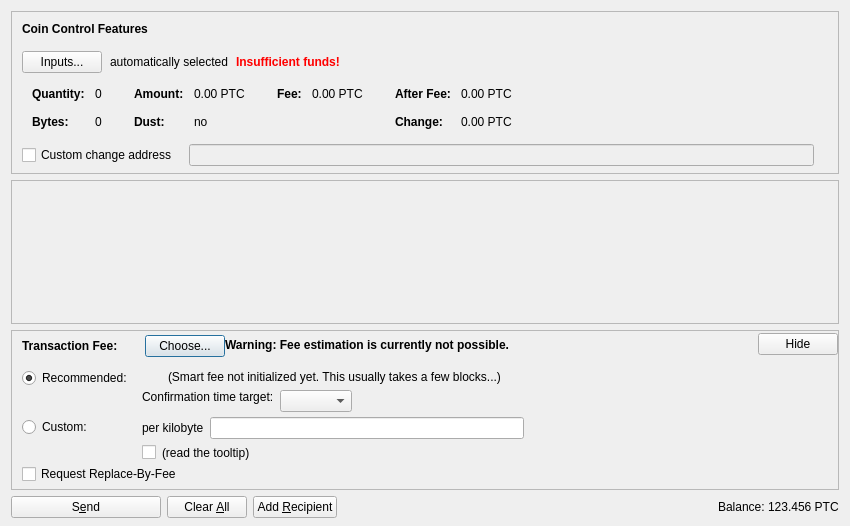
<?xml version="1.0" encoding="UTF-8"?>
<ui version="4.0">
 <class>SendCoinsDialog</class>
 <widget class="QDialog" name="SendCoinsDialog">
  <property name="geometry">
   <rect>
    <x>0</x>
    <y>0</y>
    <width>850</width>
    <height>526</height>
   </rect>
  </property>
  <property name="windowTitle">
   <string>Send Coins</string>
  </property>
  <layout class="QVBoxLayout" name="verticalLayout" stretch="0,1,0,0">
   <property name="bottomMargin">
    <number>8</number>
   </property>
   <item>
    <widget class="QFrame" name="frameCoinControl">
     <property name="sizePolicy">
      <sizepolicy hsizetype="Expanding" vsizetype="Expanding">
       <horstretch>0</horstretch>
       <verstretch>0</verstretch>
      </sizepolicy>
     </property>
     <property name="maximumSize">
      <size>
       <width>16777215</width>
       <height>16777215</height>
      </size>
     </property>
     <property name="frameShape">
      <enum>QFrame::StyledPanel</enum>
     </property>
     <property name="frameShadow">
      <enum>QFrame::Sunken</enum>
     </property>
     <layout class="QVBoxLayout" name="verticalLayoutCoinControl2">
      <property name="spacing">
       <number>0</number>
      </property>
      <property name="leftMargin">
       <number>0</number>
      </property>
      <property name="topMargin">
       <number>0</number>
      </property>
      <property name="rightMargin">
       <number>0</number>
      </property>
      <property name="bottomMargin">
       <number>6</number>
      </property>
      <item>
       <layout class="QVBoxLayout" name="verticalLayoutCoinControl" stretch="0,0,0,0,1">
        <property name="spacing">
         <number>0</number>
        </property>
        <property name="leftMargin">
         <number>10</number>
        </property>
        <property name="topMargin">
         <number>10</number>
        </property>
        <item>
         <layout class="QHBoxLayout" name="horizontalLayoutCoinControl1">
          <property name="bottomMargin">
           <number>15</number>
          </property>
          <item>
           <widget class="QLabel" name="labelCoinControlFeatures">
            <property name="sizePolicy">
             <sizepolicy hsizetype="Preferred" vsizetype="Maximum">
              <horstretch>0</horstretch>
              <verstretch>0</verstretch>
             </sizepolicy>
            </property>
            <property name="font">
             <font>
              <weight>75</weight>
              <bold>true</bold>
             </font>
            </property>
            <property name="styleSheet">
             <string notr="true">font-weight:bold;</string>
            </property>
            <property name="text">
             <string>Coin Control Features</string>
            </property>
           </widget>
          </item>
         </layout>
        </item>
        <item>
         <layout class="QHBoxLayout" name="horizontalLayoutCoinControl2" stretch="0,0,0,0">
          <property name="spacing">
           <number>8</number>
          </property>
          <property name="bottomMargin">
           <number>10</number>
          </property>
          <item>
           <widget class="QPushButton" name="pushButtonCoinControl">
            <property name="styleSheet">
             <string notr="true"/>
            </property>
            <property name="text">
             <string>Inputs...</string>
            </property>
            <property name="autoDefault">
             <bool>false</bool>
            </property>
           </widget>
          </item>
          <item>
           <widget class="QLabel" name="labelCoinControlAutomaticallySelected">
            <property name="text">
             <string>automatically selected</string>
            </property>
            <property name="margin">
             <number>5</number>
            </property>
           </widget>
          </item>
          <item>
           <widget class="QLabel" name="labelCoinControlInsuffFunds">
            <property name="font">
             <font>
              <weight>75</weight>
              <bold>true</bold>
             </font>
            </property>
            <property name="styleSheet">
             <string notr="true">color:red;font-weight:bold;</string>
            </property>
            <property name="text">
             <string>Insufficient funds!</string>
            </property>
            <property name="margin">
             <number>5</number>
            </property>
           </widget>
          </item>
          <item>
           <spacer name="horizontalSpacerCoinControl">
            <property name="orientation">
             <enum>Qt::Horizontal</enum>
            </property>
            <property name="sizeHint" stdset="0">
             <size>
              <width>40</width>
              <height>1</height>
             </size>
            </property>
           </spacer>
          </item>
         </layout>
        </item>
        <item>
         <widget class="QWidget" name="widgetCoinControl" native="true">
          <property name="sizePolicy">
           <sizepolicy hsizetype="Preferred" vsizetype="Preferred">
            <horstretch>0</horstretch>
            <verstretch>0</verstretch>
           </sizepolicy>
          </property>
          <property name="minimumSize">
           <size>
            <width>0</width>
            <height>0</height>
           </size>
          </property>
          <property name="styleSheet">
           <string notr="true"/>
          </property>
          <layout class="QHBoxLayout" name="horizontalLayoutCoinControl5">
           <property name="leftMargin">
            <number>0</number>
           </property>
           <property name="topMargin">
            <number>0</number>
           </property>
           <property name="rightMargin">
            <number>0</number>
           </property>
           <property name="bottomMargin">
            <number>0</number>
           </property>
           <item>
            <layout class="QHBoxLayout" name="horizontalLayoutCoinControl3" stretch="0,0,0,1">
             <property name="spacing">
              <number>20</number>
             </property>
             <property name="topMargin">
              <number>0</number>
             </property>
             <property name="bottomMargin">
              <number>10</number>
             </property>
             <item>
              <layout class="QFormLayout" name="formLayoutCoinControl1">
               <property name="horizontalSpacing">
                <number>10</number>
               </property>
               <property name="verticalSpacing">
                <number>14</number>
               </property>
               <property name="leftMargin">
                <number>10</number>
               </property>
               <property name="topMargin">
                <number>4</number>
               </property>
               <property name="rightMargin">
                <number>6</number>
               </property>
               <item row="0" column="0">
                <widget class="QLabel" name="labelCoinControlQuantityText">
                 <property name="font">
                  <font>
                   <weight>75</weight>
                   <bold>true</bold>
                  </font>
                 </property>
                 <property name="text">
                  <string>Quantity:</string>
                 </property>
                 <property name="margin">
                  <number>0</number>
                 </property>
                </widget>
               </item>
               <item row="0" column="1">
                <widget class="QLabel" name="labelCoinControlQuantity">
                 <property name="cursor">
                  <cursorShape>IBeamCursor</cursorShape>
                 </property>
                 <property name="contextMenuPolicy">
                  <enum>Qt::ActionsContextMenu</enum>
                 </property>
                 <property name="text">
                  <string notr="true">0</string>
                 </property>
                 <property name="margin">
                  <number>0</number>
                 </property>
                 <property name="textInteractionFlags">
                  <set>Qt::LinksAccessibleByMouse|Qt::TextSelectableByKeyboard|Qt::TextSelectableByMouse</set>
                 </property>
                </widget>
               </item>
               <item row="1" column="0">
                <widget class="QLabel" name="labelCoinControlBytesText">
                 <property name="font">
                  <font>
                   <weight>75</weight>
                   <bold>true</bold>
                  </font>
                 </property>
                 <property name="text">
                  <string>Bytes:</string>
                 </property>
                </widget>
               </item>
               <item row="1" column="1">
                <widget class="QLabel" name="labelCoinControlBytes">
                 <property name="cursor">
                  <cursorShape>IBeamCursor</cursorShape>
                 </property>
                 <property name="contextMenuPolicy">
                  <enum>Qt::ActionsContextMenu</enum>
                 </property>
                 <property name="text">
                  <string notr="true">0</string>
                 </property>
                 <property name="textInteractionFlags">
                  <set>Qt::LinksAccessibleByMouse|Qt::TextSelectableByKeyboard|Qt::TextSelectableByMouse</set>
                 </property>
                </widget>
               </item>
              </layout>
             </item>
             <item>
              <layout class="QFormLayout" name="formLayoutCoinControl2">
               <property name="horizontalSpacing">
                <number>10</number>
               </property>
               <property name="verticalSpacing">
                <number>14</number>
               </property>
               <property name="leftMargin">
                <number>6</number>
               </property>
               <property name="topMargin">
                <number>4</number>
               </property>
               <property name="rightMargin">
                <number>6</number>
               </property>
               <item row="0" column="0">
                <widget class="QLabel" name="labelCoinControlAmountText">
                 <property name="font">
                  <font>
                   <weight>75</weight>
                   <bold>true</bold>
                  </font>
                 </property>
                 <property name="text">
                  <string>Amount:</string>
                 </property>
                 <property name="margin">
                  <number>0</number>
                 </property>
                </widget>
               </item>
               <item row="0" column="1">
                <widget class="QLabel" name="labelCoinControlAmount">
                 <property name="cursor">
                  <cursorShape>IBeamCursor</cursorShape>
                 </property>
                 <property name="contextMenuPolicy">
                  <enum>Qt::ActionsContextMenu</enum>
                 </property>
                 <property name="text">
                  <string notr="true">0.00 PTC</string>
                 </property>
                 <property name="textInteractionFlags">
                  <set>Qt::LinksAccessibleByMouse|Qt::TextSelectableByKeyboard|Qt::TextSelectableByMouse</set>
                 </property>
                </widget>
               </item>
               <item row="1" column="0">
                <widget class="QLabel" name="labelCoinControlLowOutputText">
                 <property name="font">
                  <font>
                   <weight>75</weight>
                   <bold>true</bold>
                  </font>
                 </property>
                 <property name="text">
                  <string>Dust:</string>
                 </property>
                </widget>
               </item>
               <item row="1" column="1">
                <widget class="QLabel" name="labelCoinControlLowOutput">
                 <property name="cursor">
                  <cursorShape>IBeamCursor</cursorShape>
                 </property>
                 <property name="contextMenuPolicy">
                  <enum>Qt::ActionsContextMenu</enum>
                 </property>
                 <property name="text">
                  <string notr="true">no</string>
                 </property>
                 <property name="textInteractionFlags">
                  <set>Qt::LinksAccessibleByMouse|Qt::TextSelectableByKeyboard|Qt::TextSelectableByMouse</set>
                 </property>
                </widget>
               </item>
              </layout>
             </item>
             <item>
              <layout class="QFormLayout" name="formLayoutCoinControl3">
               <property name="horizontalSpacing">
                <number>10</number>
               </property>
               <property name="verticalSpacing">
                <number>14</number>
               </property>
               <property name="leftMargin">
                <number>6</number>
               </property>
               <property name="topMargin">
                <number>4</number>
               </property>
               <property name="rightMargin">
                <number>6</number>
               </property>
               <item row="0" column="0">
                <widget class="QLabel" name="labelCoinControlFeeText">
                 <property name="font">
                  <font>
                   <weight>75</weight>
                   <bold>true</bold>
                  </font>
                 </property>
                 <property name="text">
                  <string>Fee:</string>
                 </property>
                 <property name="margin">
                  <number>0</number>
                 </property>
                </widget>
               </item>
               <item row="0" column="1">
                <widget class="QLabel" name="labelCoinControlFee">
                 <property name="cursor">
                  <cursorShape>IBeamCursor</cursorShape>
                 </property>
                 <property name="contextMenuPolicy">
                  <enum>Qt::ActionsContextMenu</enum>
                 </property>
                 <property name="text">
                  <string notr="true">0.00 PTC</string>
                 </property>
                 <property name="textInteractionFlags">
                  <set>Qt::LinksAccessibleByMouse|Qt::TextSelectableByKeyboard|Qt::TextSelectableByMouse</set>
                 </property>
                </widget>
               </item>
              </layout>
             </item>
             <item>
              <layout class="QFormLayout" name="formLayoutCoinControl4">
               <property name="horizontalSpacing">
                <number>10</number>
               </property>
               <property name="verticalSpacing">
                <number>14</number>
               </property>
               <property name="leftMargin">
                <number>6</number>
               </property>
               <property name="topMargin">
                <number>4</number>
               </property>
               <property name="rightMargin">
                <number>6</number>
               </property>
               <item row="0" column="0">
                <widget class="QLabel" name="labelCoinControlAfterFeeText">
                 <property name="font">
                  <font>
                   <weight>75</weight>
                   <bold>true</bold>
                  </font>
                 </property>
                 <property name="text">
                  <string>After Fee:</string>
                 </property>
                 <property name="margin">
                  <number>0</number>
                 </property>
                </widget>
               </item>
               <item row="0" column="1">
                <widget class="QLabel" name="labelCoinControlAfterFee">
                 <property name="cursor">
                  <cursorShape>IBeamCursor</cursorShape>
                 </property>
                 <property name="contextMenuPolicy">
                  <enum>Qt::ActionsContextMenu</enum>
                 </property>
                 <property name="text">
                  <string notr="true">0.00 PTC</string>
                 </property>
                 <property name="textInteractionFlags">
                  <set>Qt::LinksAccessibleByMouse|Qt::TextSelectableByKeyboard|Qt::TextSelectableByMouse</set>
                 </property>
                </widget>
               </item>
               <item row="1" column="0">
                <widget class="QLabel" name="labelCoinControlChangeText">
                 <property name="font">
                  <font>
                   <weight>75</weight>
                   <bold>true</bold>
                  </font>
                 </property>
                 <property name="text">
                  <string>Change:</string>
                 </property>
                </widget>
               </item>
               <item row="1" column="1">
                <widget class="QLabel" name="labelCoinControlChange">
                 <property name="cursor">
                  <cursorShape>IBeamCursor</cursorShape>
                 </property>
                 <property name="contextMenuPolicy">
                  <enum>Qt::ActionsContextMenu</enum>
                 </property>
                 <property name="text">
                  <string notr="true">0.00 PTC</string>
                 </property>
                 <property name="textInteractionFlags">
                  <set>Qt::LinksAccessibleByMouse|Qt::TextSelectableByKeyboard|Qt::TextSelectableByMouse</set>
                 </property>
                </widget>
               </item>
              </layout>
             </item>
            </layout>
           </item>
          </layout>
         </widget>
        </item>
        <item>
         <layout class="QHBoxLayout" name="horizontalLayoutCoinControl4" stretch="0,0,0">
          <property name="spacing">
           <number>12</number>
          </property>
          <property name="sizeConstraint">
           <enum>QLayout::SetDefaultConstraint</enum>
          </property>
          <property name="topMargin">
           <number>5</number>
          </property>
          <property name="rightMargin">
           <number>5</number>
          </property>
          <item>
           <widget class="QCheckBox" name="checkBoxCoinControlChange">
            <property name="toolTip">
             <string>If this is activated, but the change address is empty or invalid, change will be sent to a newly generated address.</string>
            </property>
            <property name="text">
             <string>Custom change address</string>
            </property>
           </widget>
          </item>
          <item>
           <widget class="QValidatedLineEdit" name="lineEditCoinControlChange">
            <property name="enabled">
             <bool>false</bool>
            </property>
            <property name="sizePolicy">
             <sizepolicy hsizetype="Expanding" vsizetype="Fixed">
              <horstretch>0</horstretch>
              <verstretch>0</verstretch>
             </sizepolicy>
            </property>
           </widget>
          </item>
          <item>
           <widget class="QLabel" name="labelCoinControlChangeLabel">
            <property name="sizePolicy">
             <sizepolicy hsizetype="Preferred" vsizetype="Expanding">
              <horstretch>0</horstretch>
              <verstretch>0</verstretch>
             </sizepolicy>
            </property>
            <property name="minimumSize">
             <size>
              <width>0</width>
              <height>0</height>
             </size>
            </property>
            <property name="text">
             <string/>
            </property>
            <property name="margin">
             <number>3</number>
            </property>
           </widget>
          </item>
         </layout>
        </item>
        <item>
         <spacer name="verticalSpacerCoinControl">
          <property name="orientation">
           <enum>Qt::Vertical</enum>
          </property>
          <property name="sizeHint" stdset="0">
           <size>
            <width>800</width>
            <height>1</height>
           </size>
          </property>
         </spacer>
        </item>
       </layout>
      </item>
     </layout>
    </widget>
   </item>
   <item>
    <widget class="QScrollArea" name="scrollArea">
     <property name="widgetResizable">
      <bool>true</bool>
     </property>
     <widget class="QWidget" name="scrollAreaWidgetContents">
      <property name="geometry">
       <rect>
        <x>0</x>
        <y>0</y>
        <width>830</width>
        <height>104</height>
       </rect>
      </property>
      <layout class="QVBoxLayout" name="verticalLayout_2" stretch="0,1">
       <property name="leftMargin">
        <number>0</number>
       </property>
       <property name="topMargin">
        <number>0</number>
       </property>
       <property name="rightMargin">
        <number>0</number>
       </property>
       <property name="bottomMargin">
        <number>0</number>
       </property>
       <item>
        <layout class="QVBoxLayout" name="entries">
         <property name="spacing">
          <number>6</number>
         </property>
        </layout>
       </item>
       <item>
        <spacer name="verticalSpacer">
         <property name="orientation">
          <enum>Qt::Vertical</enum>
         </property>
         <property name="sizeHint" stdset="0">
          <size>
           <width>20</width>
           <height>40</height>
          </size>
         </property>
        </spacer>
       </item>
      </layout>
     </widget>
    </widget>
   </item>
   <item>
    <widget class="QFrame" name="frameFee">
     <property name="sizePolicy">
      <sizepolicy hsizetype="Expanding" vsizetype="Expanding">
       <horstretch>0</horstretch>
       <verstretch>0</verstretch>
      </sizepolicy>
     </property>
     <property name="maximumSize">
      <size>
       <width>16777215</width>
       <height>16777215</height>
      </size>
     </property>
     <property name="frameShape">
      <enum>QFrame::StyledPanel</enum>
     </property>
     <property name="frameShadow">
      <enum>QFrame::Sunken</enum>
     </property>
     <layout class="QVBoxLayout" name="verticalLayoutFee1">
      <property name="spacing">
       <number>0</number>
      </property>
      <property name="leftMargin">
       <number>0</number>
      </property>
      <property name="topMargin">
       <number>0</number>
      </property>
      <property name="rightMargin">
       <number>0</number>
      </property>
      <property name="bottomMargin">
       <number>0</number>
      </property>
      <item>
       <layout class="QVBoxLayout" name="verticalLayoutFee2" stretch="0,0,0">
        <property name="spacing">
         <number>0</number>
        </property>
        <property name="leftMargin">
         <number>10</number>
        </property>
        <property name="topMargin">
         <number>0</number>
        </property>
        <item>
         <layout class="QHBoxLayout" name="horizontalLayoutFee1">
          <property name="bottomMargin">
           <number>0</number>
          </property>
          <item>
           <layout class="QVBoxLayout" name="verticalLayoutFee7">
            <property name="spacing">
             <number>0</number>
            </property>
            <item>
             <spacer name="verticalSpacerSmartFee">
              <property name="orientation">
               <enum>Qt::Vertical</enum>
              </property>
              <property name="sizeType">
               <enum>QSizePolicy::Fixed</enum>
              </property>
              <property name="sizeHint" stdset="0">
               <size>
                <width>1</width>
                <height>4</height>
               </size>
              </property>
             </spacer>
            </item>
            <item>
             <layout class="QHBoxLayout" name="horizontalLayoutSmartFee">
              <property name="spacing">
               <number>10</number>
              </property>
              <item>
               <widget class="QLabel" name="labelFeeHeadline">
                <property name="sizePolicy">
                 <sizepolicy hsizetype="Preferred" vsizetype="Maximum">
                  <horstretch>0</horstretch>
                  <verstretch>0</verstretch>
                 </sizepolicy>
                </property>
                <property name="font">
                 <font>
                  <weight>75</weight>
                  <bold>true</bold>
                 </font>
                </property>
                <property name="styleSheet">
                 <string notr="true">font-weight:bold;</string>
                </property>
                <property name="text">
                 <string>Transaction Fee:</string>
                </property>
               </widget>
              </item>
              <item>
               <widget class="QLabel" name="labelFeeMinimized">
                <property name="text">
                 <string/>
                </property>
               </widget>
              </item>
              <item>
               <widget class="QPushButton" name="buttonChooseFee">
                <property name="text">
                 <string>Choose...</string>
                </property>
               </widget>
              </item>
             </layout>
            </item>
            <item>
             <spacer name="verticalSpacer_5">
              <property name="orientation">
               <enum>Qt::Vertical</enum>
              </property>
              <property name="sizeHint" stdset="0">
               <size>
                <width>1</width>
                <height>1</height>
               </size>
              </property>
             </spacer>
            </item>
           </layout>
          </item>
          <item>
           <widget class="QLabel" name="fallbackFeeWarningLabel">
            <property name="toolTip">
             <string>Using the fallbackfee can result in sending a transaction that will take several hours or days (or never) to confirm. Consider choosing your fee manually or wait until you have validated the complete chain.</string>
            </property>
            <property name="font">
            <font>
                <weight>75</weight>
                <bold>true</bold>
            </font>
            </property>
            <property name="text">
             <string>Warning: Fee estimation is currently not possible.</string>
            </property>
            <property name="wordWrap">
             <bool>false</bool>
            </property>
           </widget>
          </item>
          <item>
           <spacer name="horizontalSpacer_4">
            <property name="orientation">
             <enum>Qt::Horizontal</enum>
            </property>
            <property name="sizeType">
             <enum>QSizePolicy::MinimumExpanding</enum>
            </property>
            <property name="sizeHint" stdset="0">
             <size>
              <width>40</width>
              <height>20</height>
             </size>
            </property>
           </spacer>
          </item>
          <item>
           <widget class="QPushButton" name="buttonMinimizeFee">
            <property name="toolTip">
             <string>collapse fee-settings</string>
            </property>
            <property name="text">
             <string>Hide</string>
            </property>
           </widget>
          </item>
         </layout>
        </item>
        <item>
         <widget class="QFrame" name="frameFeeSelection">
          <layout class="QVBoxLayout" name="verticalLayoutFee12">
           <property name="spacing">
            <number>0</number>
           </property>
           <property name="leftMargin">
            <number>0</number>
           </property>
           <property name="topMargin">
            <number>0</number>
           </property>
           <property name="rightMargin">
            <number>0</number>
           </property>
           <property name="bottomMargin">
            <number>0</number>
           </property>
           <item>
            <layout class="QGridLayout" name="gridLayoutFee">
             <property name="topMargin">
              <number>10</number>
             </property>
             <property name="bottomMargin">
              <number>4</number>
             </property>
             <property name="horizontalSpacing">
              <number>10</number>
             </property>
             <property name="verticalSpacing">
              <number>4</number>
             </property>
             <item row="1" column="1">
              <layout class="QVBoxLayout" name="verticalLayoutFee8">
               <property name="spacing">
                <number>6</number>
               </property>
               <item>
                <layout class="QHBoxLayout" name="horizontalLayoutFee13">
                 <item>
                  <widget class="QLabel" name="labelCustomPerKilobyte">
                   <property name="toolTip">
                    <string>If the custom fee is set to 1000 satoshis and the transaction is only 250 bytes, then &quot;per kilobyte&quot; only pays 250 satoshis in fee, while &quot;total at least&quot; pays 1000 satoshis. For transactions bigger than a kilobyte both pay by kilobyte.</string>
                   </property>
                   <property name="text">
                    <string>per kilobyte</string>
                   </property>
                  </widget>
                 </item>
                 <item>
                  <widget class="PerfectCoinAmountField" name="customFee"/>
                 </item>
                 <item>
                  <spacer name="horizontalSpacer_6">
                   <property name="orientation">
                    <enum>Qt::Horizontal</enum>
                   </property>
                   <property name="sizeHint" stdset="0">
                    <size>
                     <width>1</width>
                     <height>1</height>
                    </size>
                   </property>
                  </spacer>
                 </item>
                </layout>
               </item>
               <item>
                <layout class="QHBoxLayout" name="horizontalLayoutFee8">
                 <item>
                  <widget class="QCheckBox" name="checkBoxMinimumFee">
                   <property name="toolTip">
                    <string>Paying only the minimum fee is just fine as long as there is less transaction volume than space in the blocks. But be aware that this can end up in a never confirming transaction once there is more demand for perfectcoin transactions than the network can process.</string>
                   </property>
                   <property name="text">
                    <string/>
                   </property>
                  </widget>
                 </item>
                 <item>
                  <widget class="QLabel" name="labelMinFeeWarning">
                   <property name="enabled">
                    <bool>true</bool>
                   </property>
                   <property name="toolTip">
                    <string>Paying only the minimum fee is just fine as long as there is less transaction volume than space in the blocks. But be aware that this can end up in a never confirming transaction once there is more demand for perfectcoin transactions than the network can process.</string>
                   </property>
                   <property name="text">
                    <string>(read the tooltip)</string>
                   </property>
                   <property name="margin">
                    <number>5</number>
                   </property>
                  </widget>
                 </item>
                 <item>
                  <spacer name="horizontalSpacer_2">
                   <property name="orientation">
                    <enum>Qt::Horizontal</enum>
                   </property>
                   <property name="sizeHint" stdset="0">
                    <size>
                     <width>1</width>
                     <height>1</height>
                    </size>
                   </property>
                  </spacer>
                 </item>
                </layout>
               </item>
              </layout>
             </item>
             <item row="0" column="0">
              <layout class="QVBoxLayout" name="verticalLayoutFee4" stretch="0,1">
               <item>
                <widget class="QRadioButton" name="radioSmartFee">
                 <property name="text">
                  <string>Recommended:</string>
                 </property>
                 <property name="checked">
                  <bool>true</bool>
                 </property>
                 <attribute name="buttonGroup">
                  <string notr="true">groupFee</string>
                 </attribute>
                </widget>
               </item>
               <item>
                <spacer name="verticalSpacer_2">
                 <property name="orientation">
                  <enum>Qt::Vertical</enum>
                 </property>
                 <property name="sizeHint" stdset="0">
                  <size>
                   <width>1</width>
                   <height>1</height>
                  </size>
                 </property>
                </spacer>
               </item>
              </layout>
             </item>
             <item row="1" column="0">
              <layout class="QVBoxLayout" name="verticalLayoutFee9" stretch="0,1">
               <item>
                <widget class="QRadioButton" name="radioCustomFee">
                 <property name="text">
                  <string>Custom:</string>
                 </property>
                 <attribute name="buttonGroup">
                  <string notr="true">groupFee</string>
                 </attribute>
                </widget>
               </item>
               <item>
                <spacer name="verticalSpacer_6">
                 <property name="orientation">
                  <enum>Qt::Vertical</enum>
                 </property>
                 <property name="sizeHint" stdset="0">
                  <size>
                   <width>1</width>
                   <height>1</height>
                  </size>
                 </property>
                </spacer>
               </item>
              </layout>
             </item>
             <item row="0" column="1">
              <layout class="QVBoxLayout" name="verticalLayoutFee3" stretch="0,0,1">
               <property name="spacing">
                <number>6</number>
               </property>
               <property name="topMargin">
                <number>2</number>
               </property>
               <item>
                <layout class="QHBoxLayout" name="horizontalLayoutFee12">
                 <item>
                  <widget class="QLabel" name="labelSmartFee">
                   <property name="text">
                    <string/>
                   </property>
                   <property name="margin">
                    <number>2</number>
                   </property>
                  </widget>
                 </item>
                 <item>
                  <widget class="QLabel" name="labelFeeEstimation">
                   <property name="text">
                    <string/>
                   </property>
                  </widget>
                 </item>
                 <item>
                  <widget class="QLabel" name="labelSmartFee2">
                   <property name="text">
                    <string>(Smart fee not initialized yet. This usually takes a few blocks...)</string>
                   </property>
                   <property name="margin">
                    <number>2</number>
                   </property>
                  </widget>
                 </item>
                 <item>
                  <spacer name="horizontalSpacer_5">
                   <property name="orientation">
                    <enum>Qt::Horizontal</enum>
                   </property>
                   <property name="sizeHint" stdset="0">
                    <size>
                     <width>1</width>
                     <height>1</height>
                    </size>
                   </property>
                  </spacer>
                 </item>
                </layout>
               </item>
               <item>
                <layout class="QHBoxLayout" name="horizontalLayoutFee9">
                 <item>
                  <layout class="QVBoxLayout" name="verticalLayoutFee6">
                   <item>
                    <widget class="QLabel" name="labelSmartFee3">
                     <property name="text">
                      <string>Confirmation time target:</string>
                     </property>
                     <property name="margin">
                      <number>2</number>
                     </property>
                    </widget>
                   </item>
                   <item>
                    <spacer name="verticalSpacer_3">
                     <property name="orientation">
                      <enum>Qt::Vertical</enum>
                     </property>
                     <property name="sizeHint" stdset="0">
                      <size>
                       <width>1</width>
                       <height>1</height>
                      </size>
                     </property>
                    </spacer>
                   </item>
                  </layout>
                 </item>
                 <item>
                  <layout class="QVBoxLayout" name="verticalLayoutFee5">
                   <property name="rightMargin">
                    <number>30</number>
                   </property>
                   <item>
                    <layout class="QHBoxLayout" name="horizontalLayoutConfTarget">
                     <property name="bottomMargin">
                      <number>0</number>
                     </property>
                     <item>
                      <widget class="QComboBox" name="confTargetSelector"/>
                     </item>
                     <item>
                      <spacer name="horizontalSpacerConfTarget">
                       <property name="orientation">
                        <enum>Qt::Horizontal</enum>
                       </property>
                       <property name="sizeHint" stdset="0">
                        <size>
                         <width>40</width>
                         <height>20</height>
                        </size>
                       </property>
                      </spacer>
                     </item>
                    </layout>
                   </item>
                  </layout>
                 </item>
                </layout>
               </item>
               <item>
                <spacer name="verticalSpacer_4">
                 <property name="orientation">
                  <enum>Qt::Vertical</enum>
                 </property>
                 <property name="sizeHint" stdset="0">
                  <size>
                   <width>1</width>
                   <height>1</height>
                  </size>
                 </property>
                </spacer>
               </item>
              </layout>
             </item>
            </layout>
           </item>
           <item>
            <widget class="QCheckBox" name="optInRBF">
             <property name="text">
              <string>Request Replace-By-Fee</string>
             </property>
             <property name="toolTip">
              <string>Indicates that the sender may wish to replace this transaction with a new one paying higher fees (prior to being confirmed).</string>
             </property>
            </widget>
           </item>
          </layout>
         </widget>
        </item>
        <item>
         <spacer name="verticalSpacerFee">
          <property name="orientation">
           <enum>Qt::Vertical</enum>
          </property>
          <property name="sizeHint" stdset="0">
           <size>
            <width>40</width>
            <height>5</height>
           </size>
          </property>
         </spacer>
        </item>
       </layout>
      </item>
     </layout>
    </widget>
   </item>
   <item>
    <layout class="QHBoxLayout" name="horizontalLayout">
     <item>
      <widget class="QPushButton" name="sendButton">
       <property name="minimumSize">
        <size>
         <width>150</width>
         <height>0</height>
        </size>
       </property>
       <property name="toolTip">
        <string>Confirm the send action</string>
       </property>
       <property name="text">
        <string>S&amp;end</string>
       </property>
       <property name="icon">
        <iconset resource="../perfectcoin.qrc">
         <normaloff>:/icons/send</normaloff>:/icons/send</iconset>
       </property>
       <property name="autoDefault">
        <bool>false</bool>
       </property>
       <property name="default">
        <bool>false</bool>
       </property>
      </widget>
     </item>
     <item>
      <widget class="QPushButton" name="clearButton">
       <property name="sizePolicy">
        <sizepolicy hsizetype="Minimum" vsizetype="Fixed">
         <horstretch>0</horstretch>
         <verstretch>0</verstretch>
        </sizepolicy>
       </property>
       <property name="toolTip">
        <string>Clear all fields of the form.</string>
       </property>
       <property name="text">
        <string>Clear &amp;All</string>
       </property>
       <property name="icon">
        <iconset resource="../perfectcoin.qrc">
         <normaloff>:/icons/remove</normaloff>:/icons/remove</iconset>
       </property>
       <property name="autoDefault">
        <bool>false</bool>
       </property>
      </widget>
     </item>
     <item>
      <widget class="QPushButton" name="addButton">
       <property name="toolTip">
        <string>Send to multiple recipients at once</string>
       </property>
       <property name="text">
        <string>Add &amp;Recipient</string>
       </property>
       <property name="icon">
        <iconset resource="../perfectcoin.qrc">
         <normaloff>:/icons/add</normaloff>:/icons/add</iconset>
       </property>
       <property name="autoDefault">
        <bool>false</bool>
       </property>
      </widget>
     </item>
     <item>
      <spacer name="horizontalSpacer">
       <property name="orientation">
        <enum>Qt::Horizontal</enum>
       </property>
       <property name="sizeHint" stdset="0">
        <size>
         <width>40</width>
         <height>20</height>
        </size>
       </property>
      </spacer>
     </item>
     <item>
      <layout class="QHBoxLayout" name="horizontalLayout_2">
       <property name="spacing">
        <number>3</number>
       </property>
       <item>
        <widget class="QLabel" name="label">
         <property name="sizePolicy">
          <sizepolicy hsizetype="Preferred" vsizetype="Fixed">
           <horstretch>0</horstretch>
           <verstretch>0</verstretch>
          </sizepolicy>
         </property>
         <property name="text">
          <string>Balance:</string>
         </property>
        </widget>
       </item>
       <item>
        <widget class="QLabel" name="labelBalance">
         <property name="sizePolicy">
          <sizepolicy hsizetype="Preferred" vsizetype="Fixed">
           <horstretch>0</horstretch>
           <verstretch>0</verstretch>
          </sizepolicy>
         </property>
         <property name="cursor">
          <cursorShape>IBeamCursor</cursorShape>
         </property>
         <property name="text">
          <string notr="true">123.456 PTC</string>
         </property>
         <property name="textInteractionFlags">
          <set>Qt::LinksAccessibleByMouse|Qt::TextSelectableByKeyboard|Qt::TextSelectableByMouse</set>
         </property>
        </widget>
       </item>
      </layout>
     </item>
    </layout>
   </item>
  </layout>
 </widget>
 <customwidgets>
  <customwidget>
   <class>QValidatedLineEdit</class>
   <extends>QLineEdit</extends>
   <header>qvalidatedlineedit.h</header>
  </customwidget>
  <customwidget>
   <class>PerfectCoinAmountField</class>
   <extends>QLineEdit</extends>
   <header>perfectcoinamountfield.h</header>
   <container>1</container>
  </customwidget>
 </customwidgets>
 <resources>
  <include location="../perfectcoin.qrc"/>
 </resources>
 <connections/>
 <buttongroups>
  <buttongroup name="groupFee"/>
 </buttongroups>
</ui>
